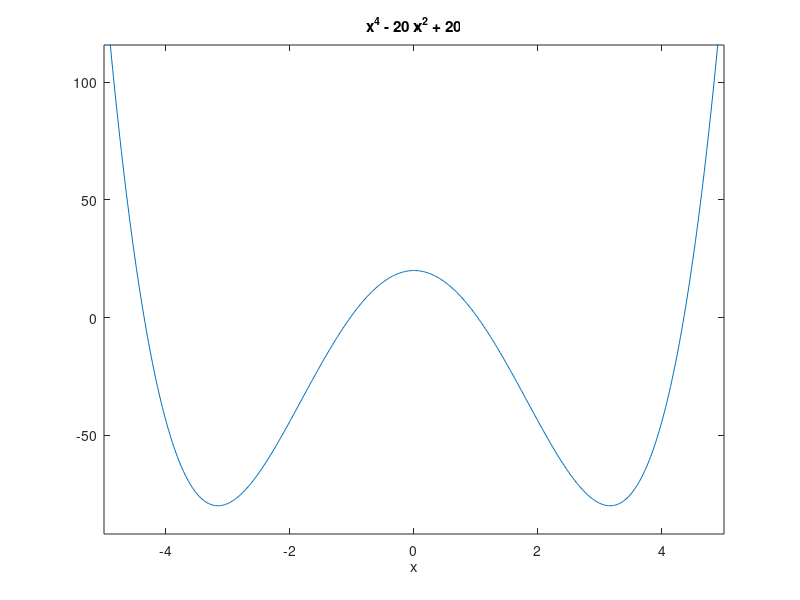

Write the MATLAB code that produced this figure. (Note: this script raises an error after producing the figure.)
clc;clear all;close all;
fx=@(x) x.^4-20*x.^2+20;ezplot(fx,[-5 5]);shg
% Cuc tieu
[x0 y0]=ginput;
[xmin fxmin]=fminsearch(fx,x0);
% Cuc dai
fx=@(x)(x^4-20*x.^2+20);ezplot(fx,[-5 5]);shg
[x0 y0]=ginput;
[xmax fxmax]=fminsearch(fx,x0);
xmax, -fxmax,xmin, fxmin
